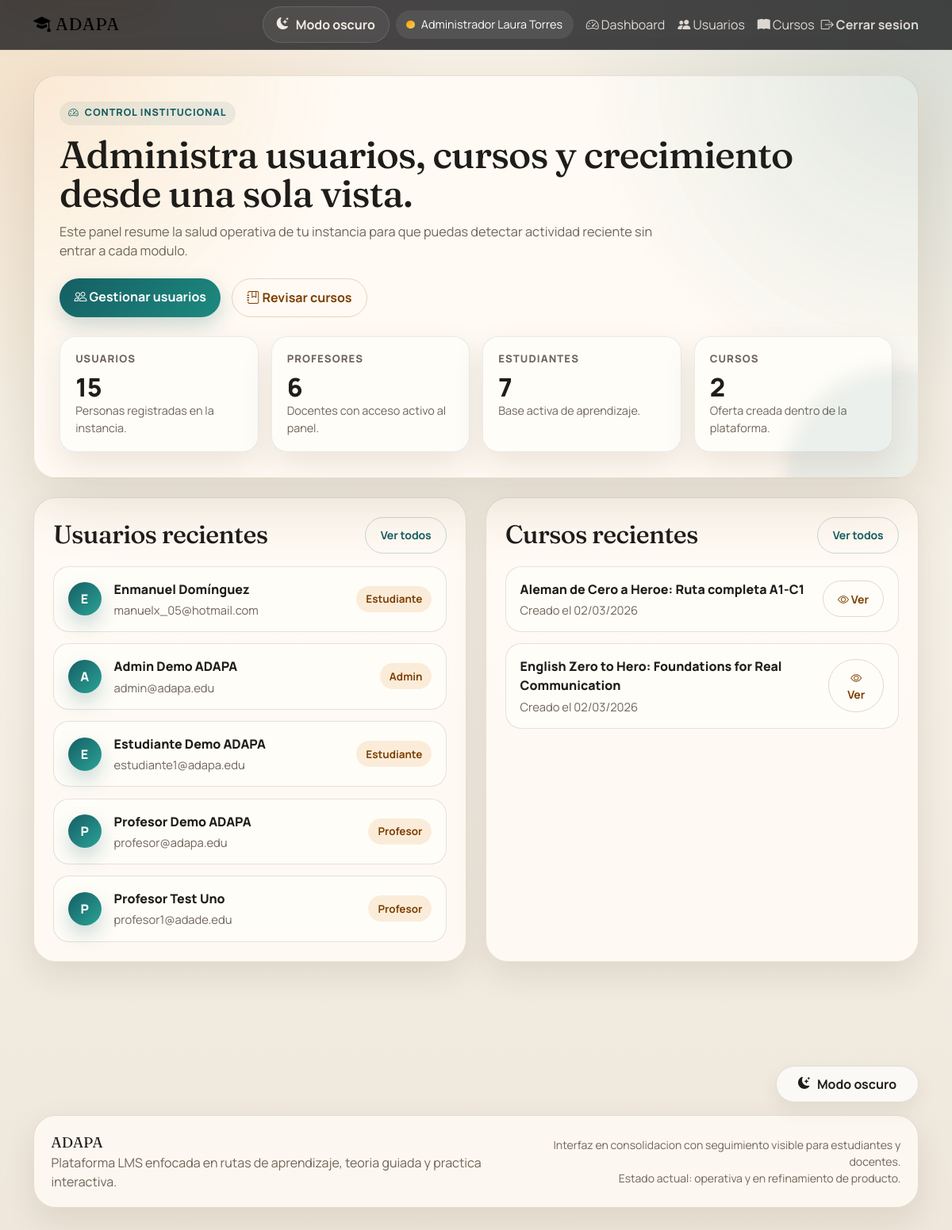
Screenshot of /admin (signed in) with the database file from the repository.
### tables this page shows
CREATE TABLE `usuarios` (
  `id` int(11) NOT NULL AUTO_INCREMENT,
  `instancia_id` int(11) NOT NULL,
  `email` varchar(255) NOT NULL,
  `password_hash` varchar(255) NOT NULL,
  `nombre` varchar(255) NOT NULL,
  `apellido` varchar(255) NOT NULL,
  `es_estudiante` tinyint(1) NOT NULL DEFAULT 0,
  `es_profesor` tinyint(1) NOT NULL DEFAULT 0,
  `es_admin_institucion` tinyint(1) NOT NULL DEFAULT 0,
  `billing_plan` enum('free','paid','lifetime') NOT NULL DEFAULT 'free',
  `is_official` tinyint(1) NOT NULL DEFAULT 0,
  `vista_default` enum('creador','estudiante') NOT NULL DEFAULT 'estudiante',
  `es_menor` tinyint(1) NOT NULL DEFAULT 0,
  `tutor_nombre` varchar(255) DEFAULT NULL,
  `tutor_email` varchar(255) DEFAULT NULL,
  `autorizacion_tutor_fecha` timestamp NULL DEFAULT NULL,
  `activo` tinyint(1) NOT NULL DEFAULT 1,
  `email_verificado` tinyint(1) NOT NULL DEFAULT 0,
  `ultimo_acceso` timestamp NULL DEFAULT NULL,
  `intentos_fallidos` int(11) NOT NULL DEFAULT 0,
  `creado_por` int(11) DEFAULT NULL,
  `creado_en` timestamp NOT NULL DEFAULT current_timestamp(),
  `modificado_en` timestamp NOT NULL DEFAULT current_timestamp() ON UPDATE current_timestamp(),
  PRIMARY KEY (`id`),
  UNIQUE KEY `email` (`email`),
  KEY `instancia_id` (`instancia_id`),
  CONSTRAINT `usuarios_ibfk_1` FOREIGN KEY (`instancia_id`) REFERENCES `instancias` (`id`)
);

CREATE TABLE `cursos` (
  `id` int(11) NOT NULL AUTO_INCREMENT,
  `instancia_id` int(11) NOT NULL,
  `plantilla_pensum_id` int(11) DEFAULT NULL,
  `creado_por` int(11) NOT NULL,
  `titulo` varchar(255) NOT NULL,
  `descripcion` text DEFAULT NULL,
  `idioma` enum('ingles','frances','aleman') NOT NULL,
  `idioma_objetivo` varchar(32) DEFAULT NULL,
  `idioma_ensenanza` varchar(32) NOT NULL DEFAULT 'espanol',
  `portada_media_id` int(11) DEFAULT NULL,
  `nivel_cefr_desde` enum('A1','A2','B1','B2','C1','C2') DEFAULT NULL,
  `nivel_cefr_hasta` enum('A1','A2','B1','B2','C1','C2') DEFAULT NULL,
  `nivel_cefr` enum('A1','A2','B1','B2','C1','C2') NOT NULL,
  `modalidad` enum('perpetuo','ciclo') NOT NULL,
  `fecha_inicio` date DEFAULT NULL,
  `fecha_fin` date DEFAULT NULL,
  `duracion_semanas` int(11) DEFAULT NULL,
  `es_publico` tinyint(1) NOT NULL DEFAULT 0,
  `requiere_codigo` tinyint(1) NOT NULL DEFAULT 0,
  `codigo_acceso` varchar(255) DEFAULT NULL,
  `tipo_codigo` enum('unico_curso','por_estudiante','combo_grupo') DEFAULT NULL,
  `inscripcion_abierta` tinyint(1) NOT NULL DEFAULT 1,
  `fecha_cierre_inscripcion` date DEFAULT NULL,
  `max_estudiantes` int(11) NOT NULL DEFAULT 0,
  `estado` enum('preparacion','activo','pausado','finalizado','archivado') NOT NULL DEFAULT 'preparacion',
  `notificar_profesor_completada` tinyint(1) NOT NULL DEFAULT 1,
  `notificar_profesor_atascado` tinyint(1) NOT NULL DEFAULT 1,
  `fecha_creacion` timestamp NOT NULL DEFAULT current_timestamp(),
  `fecha_modificacion` timestamp NOT NULL DEFAULT current_timestamp() ON UPDATE current_timestamp(),
  PRIMARY KEY (`id`),
  KEY `instancia_id` (`instancia_id`),
  KEY `plantilla_pensum_id` (`plantilla_pensum_id`),
  KEY `creado_por` (`creado_por`),
  KEY `estado` (`estado`),
  KEY `idioma_nivel` (`idioma`,`nivel_cefr`),
  KEY `idx_cursos_publicos` (`es_publico`,`estado`),
  KEY `fk_cursos_portada_media` (`portada_media_id`),
  CONSTRAINT `cursos_ibfk_1` FOREIGN KEY (`instancia_id`) REFERENCES `instancias` (`id`),
  CONSTRAINT `cursos_ibfk_2` FOREIGN KEY (`plantilla_pensum_id`) REFERENCES `plantillas_pensum` (`id`),
  CONSTRAINT `cursos_ibfk_3` FOREIGN KEY (`creado_por`) REFERENCES `usuarios` (`id`),
  CONSTRAINT `fk_cursos_portada_media` FOREIGN KEY (`portada_media_id`) REFERENCES `media_recursos` (`id`) ON DELETE SET NULL
);

### views/admin/index.php (the view)
<?php require_once __DIR__ . '/../partials/header.php'; ?>
<div class="container">
    <section class="page-hero mb-4">
        <span class="eyebrow"><i class="bi bi-speedometer2"></i> Control institucional</span>
        <h1 class="page-title">Administra usuarios, cursos y crecimiento desde una sola vista.</h1>
        <p class="page-subtitle">
            Este panel resume la salud operativa de tu instancia para que puedas detectar actividad reciente sin entrar a cada modulo.
        </p>
        <div class="hero-actions">
            <a href="<?php echo url('/admin/usuarios'); ?>" class="btn btn-primary">
                <i class="bi bi-people"></i> Gestionar usuarios
            </a>
            <a href="<?php echo url('/admin/cursos'); ?>" class="btn btn-outline-secondary">
                <i class="bi bi-journal-bookmark"></i> Revisar cursos
            </a>
        </div>
        <div class="metric-grid">
            <div class="metric-card">
                <div class="metric-label">Usuarios</div>
                <div class="metric-value"><?php echo (int) $totalUsers; ?></div>
                <div class="metric-note">Personas registradas en la instancia.</div>
            </div>
            <div class="metric-card">
                <div class="metric-label">Profesores</div>
                <div class="metric-value"><?php echo (int) $totalProfessors; ?></div>
                <div class="metric-note">Docentes con acceso activo al panel.</div>
            </div>
            <div class="metric-card">
                <div class="metric-label">Estudiantes</div>
                <div class="metric-value"><?php echo (int) $totalStudents; ?></div>
                <div class="metric-note">Base activa de aprendizaje.</div>
            </div>
            <div class="metric-card">
                <div class="metric-label">Cursos</div>
                <div class="metric-value"><?php echo (int) $totalCourses; ?></div>
                <div class="metric-note">Oferta creada dentro de la plataforma.</div>
            </div>
        </div>
    </section>
    <div class="row g-4">
        <div class="col-lg-6">
            <section class="panel h-100">
                <div class="panel-body">
                    <div class="section-title">
                        <h2>Usuarios recientes</h2>
                        <a href="<?php echo url('/admin/usuarios'); ?>" class="btn btn-outline-primary btn-sm">Ver todos</a>
                    </div>
                    <?php if (empty($recentUsers)): ?>
                        <div class="empty-state">Todavia no hay usuarios recientes para mostrar.</div>
                    <?php else: ?>
                        <div class="stack-list">
                            <?php foreach ($recentUsers as $user): ?>
                                <article class="stack-item">
                                    <div class="d-flex align-items-center gap-3">
                                        <span class="avatar-token"><?php echo strtoupper(substr($user->nombre, 0, 1)); ?></span>
                                        <div>
                                            <p class="stack-item-title"><?php echo htmlspecialchars(trim($user->nombre . ' ' . $user->apellido)); ?></p>
                                            <div class="stack-item-subtitle"><?php echo htmlspecialchars($user->email); ?></div>
                                        </div>
                                    </div>
                                    <div class="text-end">
                                        <span class="soft-badge">
                                            <?php
                                            if ($user->es_admin_institucion) {
                                                echo 'Admin';
                                            } elseif ($user->es_profesor) {
                                                echo 'Profesor';
                                            } else {
                                                echo 'Estudiante';
                                            }
                                            ?>
                                        </span>
                                    </div>
                                </article>
                            <?php endforeach; ?>
                        </div>
                    <?php endif; ?>
                </div>
            </section>
        </div>
        <div class="col-lg-6">
            <section class="panel h-100">
                <div class="panel-body">
                    <div class="section-title">
                        <h2>Cursos recientes</h2>
                        <a href="<?php echo url('/admin/cursos'); ?>" class="btn btn-outline-primary btn-sm">Ver todos</a>
                    </div>
                    <?php if (empty($recentCourses)): ?>
                        <div class="empty-state">Todavia no hay cursos recientes para mostrar.</div>
                    <?php else: ?>
                        <div class="stack-list">
                            <?php foreach ($recentCourses as $course): ?>
                                <article class="stack-item">
                                    <div>
                                        <p class="stack-item-title"><?php echo htmlspecialchars($course->titulo); ?></p>
                                        <div class="stack-item-subtitle">
                                            Creado el <?php echo date('d/m/Y', strtotime($course->fecha_creacion)); ?>
                                        </div>
                                    </div>
                                    <a href="<?php echo url('/estudiante/curso/' . $course->id); ?>" class="btn btn-outline-secondary btn-sm">
                                        <i class="bi bi-eye"></i> Ver
                                    </a>
                                </article>
                            <?php endforeach; ?>
                        </div>
                    <?php endif; ?>
                </div>
            </section>
        </div>
    </div>
</div>
<?php require_once __DIR__ . '/../partials/footer.php'; ?>

### core/Router.php (shortened to what the rows shown need)
<?php
class Router {
    private $routes = [];
    private $basePath;
    public function __construct() {
        $this->basePath = BASE_URL;
    }
    public function add($method, $route, $controller, $action) {
        $this->routes[$method][$route] = ['controller' => $controller, 'action' => $action];
    }
    public function dispatch($uri, $method) {
        $uri = $this->removeBasePath($uri);
        foreach ($this->routes[$method] as $route => $routeInfo) {
            $pattern = preg_replace('/\{[^}]+\}/', '([^/]+)', $route);
            $pattern = '#^' . $pattern . '$#';
            if (preg_match($pattern, $uri, $matches)) {
                array_shift($matches);
                $action = $routeInfo['action'];
                $controllerInstance = new $controllerClass();
                if (method_exists($controllerInstance, $action)) {
                    call_user_func_array([$controllerInstance, $action], $matches);
                } else {
                    http_response_code(404);
                    echo "404 Method Not Found";
                }
                return;
            }
        }
    }
    private function removeBasePath($uri) {
        if (strpos($uri, $this->basePath) === 0) {
            $uri = substr($uri, strlen($this->basePath));
        }
        return $uri;
    }
}

### rows the page displays
usuarios: nombre "E", nombre+apellido "Enmanuel Domínguez", email "manuelx_05@hotmail.com", es_admin_institucion "Estudiante"
usuarios: nombre "A", nombre+apellido "Admin Demo ADAPA", email "admin@adapa.edu", es_admin_institucion "Admin"
usuarios: nombre "E", nombre+apellido "Estudiante Demo ADAPA", email "estudiante1@adapa.edu", es_admin_institucion "Estudiante"
usuarios: nombre "P", nombre+apellido "Profesor Demo ADAPA", email "profesor@adapa.edu", es_admin_institucion "Profesor"
usuarios: nombre "P", nombre+apellido "Profesor Test Uno", email "profesor1@adade.edu", es_admin_institucion "Profesor"
cursos: titulo "Aleman de Cero a Heroe: Ruta completa A1-C1", fecha_creacion "02/03/2026"
cursos: titulo "English Zero to Hero: Foundations for Real Communication", fecha_creacion "02/03/2026"

### other values shown
$totalUsers "15"
$totalProfessors "6"
$totalStudents "7"
$totalCourses "2"
